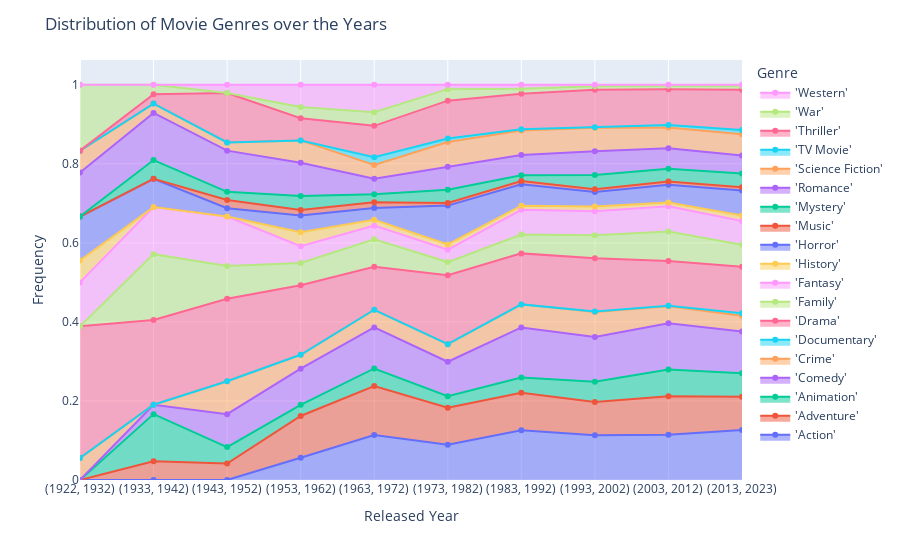

The code cell stored with this chart in its notebook:
### Code cell
fig = px.area(distribution, markers = True)

fig.update_xaxes(tickvals = np.arange(0, 10), ticktext = bins)

fig.update_layout(
    xaxis_title = 'Released Year',
    yaxis_title = 'Frequency',
    title = 'Distribution of Movie Genres over the Years',
    legend_title = 'Genre',
    legend_traceorder="reversed"
)
fig.show()

# export html file to see the plot
fig.write_html("./figures/plot.html")

### Figure 1 — Plotly figure (JSON) as saved in the notebook; plotly's stock layout.template omitted (floating-point values rounded to 4 significant figures)
{"data": [{"fillpattern": {"shape": ""}, "hovertemplate": "variable='Action'<br>Year bin=%{x}<br>value=%{y}<extra></extra>", "legendgroup": "'Action'", "line": {"color": "#636efa"}, "marker": {"symbol": "circle"}, "mode": "lines+markers", "name": "'Action'", "orientation": "v", "showlegend": true, "stackgroup": "1", "type": "scatter", "x": [0, 1, 2, 3, 4, 5, 6, 7, 8, 9], "xaxis": "x", "y": [0, 0, 0, 0.05634, 0.1139, 0.08929, 0.1259, 0.1135, 0.1147, 0.1264], "yaxis": "y"}, {"fillpattern": {"shape": ""}, "hovertemplate": "variable='Adventure'<br>Year bin=%{x}<br>value=%{y}<extra></extra>", "legendgroup": "'Adventure'", "line": {"color": "#EF553B"}, "marker": {"symbol": "circle"}, "mode": "lines+markers", "name": "'Adventure'", "orientation": "v", "showlegend": true, "stackgroup": "1", "type": "scatter", "x": [0, 1, 2, 3, 4, 5, 6, 7, 8, 9], "xaxis": "x", "y": [0, 0.04762, 0.04167, 0.1056, 0.1238, 0.09375, 0.09469, 0.08398, 0.09702, 0.08406], "yaxis": "y"}, {"fillpattern": {"shape": ""}, "hovertemplate": "variable='Animation'<br>Year bin=%{x}<br>value=%{y}<extra></extra>", "legendgroup": "'Animation'", "line": {"color": "#00cc96"}, "marker": {"symbol": "circle"}, "mode": "lines+markers", "name": "'Animation'", "orientation": "v", "showlegend": true, "stackgroup": "1", "type": "scatter", "x": [0, 1, 2, 3, 4, 5, 6, 7, 8, 9], "xaxis": "x", "y": [0, 0.119, 0.04167, 0.02817, 0.04455, 0.02902, 0.0385, 0.0508, 0.06753, 0.05984], "yaxis": "y"}, {"fillpattern": {"shape": ""}, "hovertemplate": "variable='Comedy'<br>Year bin=%{x}<br>value=%{y}<extra></extra>", "legendgroup": "'Comedy'", "line": {"color": "#ab63fa"}, "marker": {"symbol": "circle"}, "mode": "lines+markers", "name": "'Comedy'", "orientation": "v", "showlegend": true, "stackgroup": "1", "type": "scatter", "x": [0, 1, 2, 3, 4, 5, 6, 7, 8, 9], "xaxis": "x", "y": [0, 0.02381, 0.08333, 0.09155, 0.104, 0.08705, 0.127, 0.1135, 0.1174, 0.1054], "yaxis": "y"}, {"fillpattern": {"shape": ""}, "hovertemplate": "variable='Crime'<br>Year bin=%{x}<br>value=%{y}<extra></extra>", "legendgroup": "'Crime'", "line": {"color": "#FFA15A"}, "marker": {"symbol": "circle"}, "mode": "lines+markers", "name": "'Crime'", "orientation": "v", "showlegend": true, "stackgroup": "1", "type": "scatter", "x": [0, 1, 2, 3, 4, 5, 6, 7, 8, 9], "xaxis": "x", "y": [0.05556, 0, 0.08333, 0.03521, 0.04455, 0.04464, 0.05827, 0.06325, 0.04276, 0.03974], "yaxis": "y"}, {"fillpattern": {"shape": ""}, "hovertemplate": "variable='Documentary'<br>Year bin=%{x}<br>value=%{y}<extra></extra>", "legendgroup": "'Documentary'", "line": {"color": "#19d3f3"}, "marker": {"symbol": "circle"}, "mode": "lines+markers", "name": "'Documentary'", "orientation": "v", "showlegend": true, "stackgroup": "1", "type": "scatter", "x": [0, 1, 2, 3, 4, 5, 6, 7, 8, 9], "xaxis": "x", "y": [0, 0, 0, 0, 0, 0, 0, 0.001037, 0.00118, 0.0067], "yaxis": "y"}, {"fillpattern": {"shape": ""}, "hovertemplate": "variable='Drama'<br>Year bin=%{x}<br>value=%{y}<extra></extra>", "legendgroup": "'Drama'", "line": {"color": "#FF6692"}, "marker": {"symbol": "circle"}, "mode": "lines+markers", "name": "'Drama'", "orientation": "v", "showlegend": true, "stackgroup": "1", "type": "scatter", "x": [0, 1, 2, 3, 4, 5, 6, 7, 8, 9], "xaxis": "x", "y": [0.3333, 0.2143, 0.2083, 0.1761, 0.1089, 0.1741, 0.129, 0.1348, 0.1135, 0.1174], "yaxis": "y"}, {"fillpattern": {"shape": ""}, "hovertemplate": "variable='Family'<br>Year bin=%{x}<br>value=%{y}<extra></extra>", "legendgroup": "'Family'", "line": {"color": "#B6E880"}, "marker": {"symbol": "circle"}, "mode": "lines+markers", "name": "'Family'", "orientation": "v", "showlegend": true, "stackgroup": "1", "type": "scatter", "x": [0, 1, 2, 3, 4, 5, 6, 7, 8, 9], "xaxis": "x", "y": [0, 0.1667, 0.08333, 0.05634, 0.06931, 0.03348, 0.04787, 0.05858, 0.07431, 0.05589], "yaxis": "y"}, {"fillpattern": {"shape": ""}, "hovertemplate": "variable='Fantasy'<br>Year bin=%{x}<br>value=%{y}<extra></extra>", "legendgroup": "'Fantasy'", "line": {"color": "#FF97FF"}, "marker": {"symbol": "circle"}, "mode": "lines+markers", "name": "'Fantasy'", "orientation": "v", "showlegend": true, "stackgroup": "1", "type": "scatter", "x": [0, 1, 2, 3, 4, 5, 6, 7, 8, 9], "xaxis": "x", "y": [0.1111, 0.119, 0.125, 0.04225, 0.03465, 0.03125, 0.06243, 0.06065, 0.06429, 0.06], "yaxis": "y"}, {"fillpattern": {"shape": ""}, "hovertemplate": "variable='History'<br>Year bin=%{x}<br>value=%{y}<extra></extra>", "legendgroup": "'History'", "line": {"color": "#FECB52"}, "marker": {"symbol": "circle"}, "mode": "lines+markers", "name": "'History'", "orientation": "v", "showlegend": true, "stackgroup": "1", "type": "scatter", "x": [0, 1, 2, 3, 4, 5, 6, 7, 8, 9], "xaxis": "x", "y": [0.05556, 0, 0, 0.03521, 0.01485, 0.01339, 0.01041, 0.01192, 0.009437, 0.01401], "yaxis": "y"}, {"fillpattern": {"shape": ""}, "hovertemplate": "variable='Horror'<br>Year bin=%{x}<br>value=%{y}<extra></extra>", "legendgroup": "'Horror'", "line": {"color": "#636efa"}, "marker": {"symbol": "circle"}, "mode": "lines+markers", "name": "'Horror'", "orientation": "v", "showlegend": true, "stackgroup": "1", "type": "scatter", "x": [0, 1, 2, 3, 4, 5, 6, 7, 8, 9], "xaxis": "x", "y": [0.1111, 0.07143, 0.02083, 0.04225, 0.0297, 0.09821, 0.05411, 0.03681, 0.04512, 0.06319], "yaxis": "y"}, {"fillpattern": {"shape": ""}, "hovertemplate": "variable='Music'<br>Year bin=%{x}<br>value=%{y}<extra></extra>", "legendgroup": "'Music'", "line": {"color": "#EF553B"}, "marker": {"symbol": "circle"}, "mode": "lines+markers", "name": "'Music'", "orientation": "v", "showlegend": true, "stackgroup": "1", "type": "scatter", "x": [0, 1, 2, 3, 4, 5, 6, 7, 8, 9], "xaxis": "x", "y": [0, 0, 0.02083, 0.01408, 0.01485, 0.006696, 0.008325, 0.006739, 0.007962, 0.008375], "yaxis": "y"}, {"fillpattern": {"shape": ""}, "hovertemplate": "variable='Mystery'<br>Year bin=%{x}<br>value=%{y}<extra></extra>", "legendgroup": "'Mystery'", "line": {"color": "#00cc96"}, "marker": {"symbol": "circle"}, "mode": "lines+markers", "name": "'Mystery'", "orientation": "v", "showlegend": true, "stackgroup": "1", "type": "scatter", "x": [0, 1, 2, 3, 4, 5, 6, 7, 8, 9], "xaxis": "x", "y": [0, 0.04762, 0.02083, 0.03521, 0.0198, 0.03348, 0.01457, 0.03629, 0.03214, 0.03457], "yaxis": "y"}, {"fillpattern": {"shape": ""}, "hovertemplate": "variable='Romance'<br>Year bin=%{x}<br>value=%{y}<extra></extra>", "legendgroup": "'Romance'", "line": {"color": "#ab63fa"}, "marker": {"symbol": "circle"}, "mode": "lines+markers", "name": "'Romance'", "orientation": "v", "showlegend": true, "stackgroup": "1", "type": "scatter", "x": [0, 1, 2, 3, 4, 5, 6, 7, 8, 9], "xaxis": "x", "y": [0.1111, 0.119, 0.1042, 0.08451, 0.0396, 0.05804, 0.05099, 0.05962, 0.0522, 0.04568], "yaxis": "y"}, {"fillpattern": {"shape": ""}, "hovertemplate": "variable='Science Fiction'<br>Year bin=%{x}<br>value=%{y}<extra></extra>", "legendgroup": "'Science Fiction'", "line": {"color": "#FFA15A"}, "marker": {"symbol": "circle"}, "mode": "lines+markers", "name": "'Science Fiction'", "orientation": "v", "showlegend": true, "stackgroup": "1", "type": "scatter", "x": [0, 1, 2, 3, 4, 5, 6, 7, 8, 9], "xaxis": "x", "y": [0.05556, 0.02381, 0.02083, 0.05634, 0.03465, 0.0625, 0.06243, 0.05962, 0.05249, 0.0536], "yaxis": "y"}, {"fillpattern": {"shape": ""}, "hovertemplate": "variable='TV Movie'<br>Year bin=%{x}<br>value=%{y}<extra></extra>", "legendgroup": "'TV Movie'", "line": {"color": "#19d3f3"}, "marker": {"symbol": "circle"}, "mode": "lines+markers", "name": "'TV Movie'", "orientation": "v", "showlegend": true, "stackgroup": "1", "type": "scatter", "x": [0, 1, 2, 3, 4, 5, 6, 7, 8, 9], "xaxis": "x", "y": [0, 0, 0, 0, 0.0198, 0.008929, 0.003122, 0.001037, 0.006193, 0.01066], "yaxis": "y"}, {"fillpattern": {"shape": ""}, "hovertemplate": "variable='Thriller'<br>Year bin=%{x}<br>value=%{y}<extra></extra>", "legendgroup": "'Thriller'", "line": {"color": "#FF6692"}, "marker": {"symbol": "circle"}, "mode": "lines+markers", "name": "'Thriller'", "orientation": "v", "showlegend": true, "stackgroup": "1", "type": "scatter", "x": [0, 1, 2, 3, 4, 5, 6, 7, 8, 9], "xaxis": "x", "y": [0, 0.02381, 0.125, 0.05634, 0.07921, 0.09598, 0.08949, 0.09487, 0.09053, 0.1016], "yaxis": "y"}, {"fillpattern": {"shape": ""}, "hovertemplate": "variable='War'<br>Year bin=%{x}<br>value=%{y}<extra></extra>", "legendgroup": "'War'", "line": {"color": "#B6E880"}, "marker": {"symbol": "circle"}, "mode": "lines+markers", "name": "'War'", "orientation": "v", "showlegend": true, "stackgroup": "1", "type": "scatter", "x": [0, 1, 2, 3, 4, 5, 6, 7, 8, 9], "xaxis": "x", "y": [0.1667, 0.02381, 0, 0.02817, 0.03465, 0.02902, 0.01249, 0.009331, 0.008552, 0.009746], "yaxis": "y"}, {"fillpattern": {"shape": ""}, "hovertemplate": "variable='Western'<br>Year bin=%{x}<br>value=%{y}<extra></extra>", "legendgroup": "'Western'", "line": {"color": "#FF97FF"}, "marker": {"symbol": "circle"}, "mode": "lines+markers", "name": "'Western'", "orientation": "v", "showlegend": true, "stackgroup": "1", "type": "scatter", "x": [0, 1, 2, 3, 4, 5, 6, 7, 8, 9], "xaxis": "x", "y": [0, 0, 0.02083, 0.05634, 0.06931, 0.01116, 0.01041, 0.003629, 0.002654, 0.003198], "yaxis": "y"}], "layout": {"legend": {"title": {"text": "Genre"}, "tracegroupgap": 0, "traceorder": "reversed"}, "margin": {"t": 60}, "title": {"text": "Distribution of Movie Genres over the Years"}, "xaxis": {"anchor": "y", "domain": [0, 1], "ticktext": ["(1922, 1932)", "(1933, 1942)", "(1943, 1952)", "(1953, 1962)", "(1963, 1972)", "(1973, 1982)", "(1983, 1992)", "(1993, 2002)", "(2003, 2012)", "(2013, 2023)"], "tickvals": [0, 1, 2, 3, 4, 5, 6, 7, 8, 9], "title": {"text": "Released Year"}}, "yaxis": {"anchor": "x", "domain": [0, 1], "title": {"text": "Frequency"}}}}
